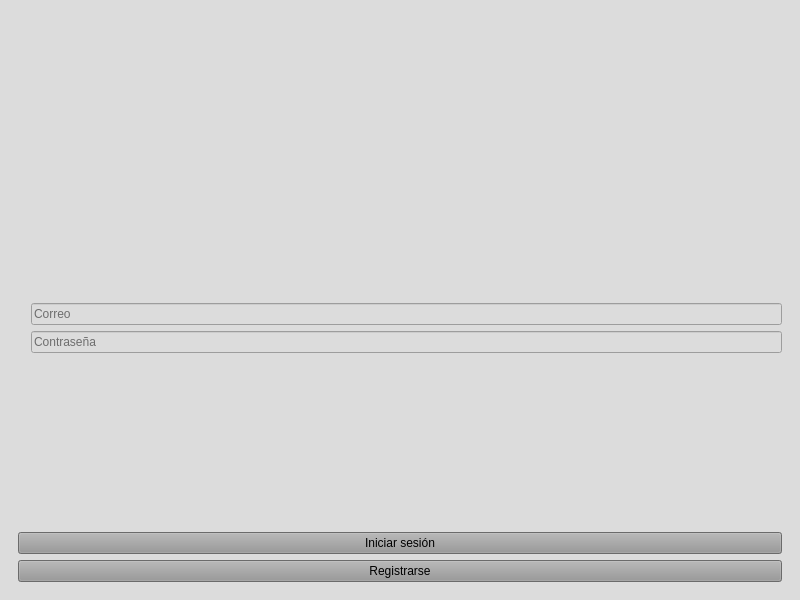
<?xml version="1.0" encoding="UTF-8"?>
<ui version="4.0">
 <class>MainWindow</class>
 <widget class="QMainWindow" name="MainWindow">
  <property name="geometry">
   <rect>
    <x>0</x>
    <y>0</y>
    <width>800</width>
    <height>600</height>
   </rect>
  </property>
  <property name="windowTitle">
   <string>GymSync</string>
  </property>
  <property name="styleSheet">
   <string notr="true">background-color: rgb(220, 220, 220);</string>
  </property>
  <widget class="QWidget" name="centralwidget">
   <layout class="QVBoxLayout" name="verticalLayout">
    <item>
     <widget class="QStackedWidget" name="stackedWidget">
      <property name="currentIndex">
       <number>0</number>
      </property>
      <!-- Login Page -->
      <widget class="QWidget" name="login_page">
       <layout class="QVBoxLayout" name="verticalLayout_2">
        <item>
         <widget class="QLabel" name="logo_label">
          <property name="text">
           <string/>
          </property>
          <property name="pixmap">
           <pixmap>logo.png</pixmap>
          </property>
          <property name="alignment">
           <set>Qt::AlignCenter</set>
          </property>
         </widget>
        </item>
        <item>
         <layout class="QVBoxLayout" name="verticalLayout_3">
          <item>
           <layout class="QHBoxLayout" name="horizontalLayout">
            <item>
             <widget class="QLabel" name="email_icon">
              <property name="maximumSize">
               <size>
                <width>40</width>
                <height>40</height>
               </size>
              </property>
              <property name="text">
               <string/>
              </property>
              <property name="pixmap">
               <pixmap>email_icon.png</pixmap>
              </property>
              <property name="scaledContents">
               <bool>true</bool>
              </property>
             </widget>
            </item>
            <item>
             <widget class="QLineEdit" name="email_input">
              <property name="placeholderText">
               <string>Correo</string>
              </property>
             </widget>
            </item>
           </layout>
          </item>
          <item>
           <layout class="QHBoxLayout" name="horizontalLayout_2">
            <item>
             <widget class="QLabel" name="password_icon">
              <property name="maximumSize">
               <size>
                <width>40</width>
                <height>40</height>
               </size>
              </property>
              <property name="text">
               <string/>
              </property>
              <property name="pixmap">
               <pixmap>password_icon.png</pixmap>
              </property>
              <property name="scaledContents">
               <bool>true</bool>
              </property>
             </widget>
            </item>
            <item>
             <widget class="QLineEdit" name="password_input">
              <property name="echoMode">
               <enum>QLineEdit::Password</enum>
              </property>
              <property name="placeholderText">
               <string>Contraseña</string>
              </property>
             </widget>
            </item>
           </layout>
          </item>
          <item>
           <widget class="QLabel" name="login_error">
            <property name="styleSheet">
             <string notr="true">color: rgb(255, 0, 0);</string>
            </property>
            <property name="text">
             <string/>
            </property>
           </widget>
          </item>
          <item>
           <widget class="QPushButton" name="login_button">
            <property name="styleSheet">
             <string notr="true">background-color: rgb(150, 150, 150);</string>
            </property>
            <property name="text">
             <string>Iniciar sesión</string>
            </property>
           </widget>
          </item>
          <item>
           <widget class="QPushButton" name="register_button">
            <property name="styleSheet">
             <string notr="true">background-color: rgb(150, 150, 150);</string>
            </property>
            <property name="text">
             <string>Registrarse</string>
            </property>
           </widget>
          </item>
         </layout>
        </item>
       </layout>
      </widget>

      <!-- Main Page -->
      <widget class="QWidget" name="main_page">
       <layout class="QVBoxLayout" name="verticalLayout_4">
        <item>
         <widget class="QLabel" name="day_banner">
          <property name="text">
           <string>RUTINA DE ENTRENAMIENTO</string>
          </property>
          <property name="alignment">
           <set>Qt::AlignCenter</set>
          </property>
         </widget>
        </item>
        <item>
         <layout class="QHBoxLayout" name="horizontalLayout_3">
          <item>
           <widget class="QLabel" name="monday_label">
            <property name="styleSheet">
             <string notr="true">background-color: rgb(180, 180, 180);</string>
            </property>
            <property name="text">
             <string>Monday
ARM DAY</string>
            </property>
            <property name="alignment">
             <set>Qt::AlignCenter</set>
            </property>
           </widget>
          </item>
          <item>
           <widget class="QLabel" name="tuesday_label">
            <property name="styleSheet">
             <string notr="true">background-color: rgb(180, 180, 180);</string>
            </property>
            <property name="text">
             <string>Tuesday
PUSH DAY</string>
            </property>
            <property name="alignment">
             <set>Qt::AlignCenter</set>
            </property>
           </widget>
          </item>
          <item>
           <widget class="QLabel" name="wednesday_label">
            <property name="styleSheet">
             <string notr="true">background-color: rgb(180, 180, 180);</string>
            </property>
            <property name="text">
             <string>Wednesday
LEGS DAY</string>
            </property>
            <property name="alignment">
             <set>Qt::AlignCenter</set>
            </property>
           </widget>
          </item>
         </layout>
        </item>
        <item>
         <widget class="QScrollArea" name="exercise_scroll_area">
          <property name="widgetResizable">
           <bool>true</bool>
          </property>
          <widget class="QWidget" name="exercise_container">
           <layout class="QVBoxLayout" name="verticalLayout_5">
            <item>
             <widget class="QLabel" name="exercise1">
              <property name="text">
               <string>EJERCICIO 1</string>
              </property>
             </widget>
            </item>
            <item>
             <widget class="QLabel" name="exercise2">
              <property name="text">
               <string>EJERCICIO 2</string>
              </property>
             </widget>
            </item>
            <item>
             <widget class="QLabel" name="exercise3">
              <property name="text">
               <string>EJERCICIO 3</string>
              </property>
             </widget>
            </item>
            <item>
             <widget class="QLabel" name="exercise4">
              <property name="text">
               <string>EJERCICIO 4</string>
              </property>
             </widget>
            </item>
            <item>
             <widget class="QLabel" name="exercise5">
              <property name="text">
               <string>EJERCICIO 5</string>
              </property>
             </widget>
            </item>
           </layout>
          </widget>
         </widget>
        </item>
        <item>
         <layout class="QHBoxLayout" name="horizontalLayout_4">
          <item>
           <widget class="QPushButton" name="profile_button">
            <property name="styleSheet">
             <string notr="true">background-color: rgb(150, 150, 150);</string>
            </property>
            <property name="text">
             <string>TU PERFIL</string>
            </property>
           </widget>
          </item>
          <item>
           <widget class="QPushButton" name="progress_button">
            <property name="styleSheet">
             <string notr="true">background-color: rgb(150, 150, 150);</string>
            </property>
            <property name="text">
             <string>PROGRESO</string>
            </property>
           </widget>
          </item>
          <item>
           <widget class="QPushButton" name="notifications_button">
            <property name="styleSheet">
             <string notr="true">background-color: rgb(150, 150, 150);</string>
            </property>
            <property name="text">
             <string>NOTIFICACIONES</string>
            </property>
           </widget>
          </item>
         </layout>
        </item>
        <item>
         <widget class="QLabel" name="user_email_label">
          <property name="text">
           <string>user@gmail.com</string>
          </property>
          <property name="alignment">
           <set>Qt::AlignCenter</set>
          </property>
         </widget>
        </item>
       </layout>
      </widget>

      <!-- Profile Page -->
      <widget class="QWidget" name="profile_page">
       <layout class="QVBoxLayout" name="verticalLayout_6">
        <item>
         <widget class="QLabel" name="profile_title">
          <property name="text">
           <string>DATOS PERSONALES</string>
          </property>
          <property name="alignment">
           <set>Qt::AlignCenter</set>
          </property>
         </widget>
        </item>
        <item>
         <layout class="QFormLayout" name="formLayout">
          <item row="0" column="0">
           <widget class="QLabel" name="name_label">
            <property name="text">
             <string>Nombre y apellidos</string>
            </property>
           </widget>
          </item>
          <item row="0" column="1">
           <widget class="QLineEdit" name="name_input"/>
          </item>
          <item row="1" column="0">
           <widget class="QLabel" name="profile_email_label">
            <property name="text">
             <string>Correo</string>
            </property>
           </widget>
          </item>
          <item row="1" column="1">
           <widget class="QLineEdit" name="profile_email_input"/>
          </item>
          <item row="2" column="0">
           <widget class="QLabel" name="profile_password_label">
            <property name="text">
             <string>Contraseña</string>
            </property>
           </widget>
          </item>
          <item row="2" column="1">
           <widget class="QLineEdit" name="profile_password_input">
            <property name="echoMode">
             <enum>QLineEdit::Password</enum>
            </property>
           </widget>
          </item>
          <item row="3" column="0">
           <widget class="QLabel" name="confirm_password_label">
            <property name="text">
             <string>Confirmar contraseña</string>
            </property>
           </widget>
          </item>
          <item row="3" column="1">
           <widget class="QLineEdit" name="confirm_password_input">
            <property name="echoMode">
             <enum>QLineEdit::Password</enum>
            </property>
           </widget>
          </item>
          <item row="4" column="0">
           <widget class="QLabel" name="phone_label">
            <property name="text">
             <string>Número de teléfono</string>
            </property>
           </widget>
          </item>
          <item row="4" column="1">
           <widget class="QLineEdit" name="phone_input"/>
          </item>
          <item row="5" column="0">
           <widget class="QLabel" name="age_label">
            <property name="text">
             <string>Edad</string>
            </property>
           </widget>
          </item>
          <item row="5" column="1">
           <widget class="QLineEdit" name="age_input"/>
          </item>
          <item row="6" column="0">
           <widget class="QLabel" name="gender_label">
            <property name="text">
             <string>Género</string>
            </property>
           </widget>
          </item>
          <item row="6" column="1">
           <widget class="QComboBox" name="gender_combo">
            <item>
             <property name="text">
              <string>Masculino</string>
             </property>
            </item>
            <item>
             <property name="text">
              <string>Femenino</string>
             </property>
            </item>
            <item>
             <property name="text">
              <string>Otro</string>
             </property>
            </item>
           </widget>
          </item>
          <item row="7" column="0">
           <widget class="QLabel" name="weight_label">
            <property name="text">
             <string>Peso (kg)</string>
            </property>
           </widget>
          </item>
          <item row="7" column="1">
           <widget class="QLineEdit" name="weight_input"/>
          </item>
          <item row="8" column="0">
           <widget class="QLabel" name="height_label">
            <property name="text">
             <string>Altura (cm)</string>
            </property>
           </widget>
          </item>
          <item row="8" column="1">
           <widget class="QLineEdit" name="height_input"/>
          </item>
         </layout>
        </item>
        <item>
         <widget class="QLabel" name="objective_label">
          <property name="text">
           <string>OBJETIVO</string>
          </property>
          <property name="alignment">
           <set>Qt::AlignCenter</set>
          </property>
         </widget>
        </item>
        <item>
         <widget class="QComboBox" name="objective_combo">
          <item>
           <property name="text">
            <string>Perder peso</string>
           </property>
          </item>
          <item>
           <property name="text">
            <string>Ganar masa muscular</string>
           </property>
          </item>
          <item>
           <property name="text">
            <string>Mantenimiento</string>
           </property>
          </item>
         </widget>
        </item>
        <item>
         <widget class="QLabel" name="availability_label">
          <property name="text">
           <string>DISPONIBILIDAD DE HORARIO</string>
          </property>
          <property name="alignment">
           <set>Qt::AlignCenter</set>
          </property>
         </widget>
        </item>
        <item>
         <widget class="QComboBox" name="availability_combo">
          <item>
           <property name="text">
            <string>Mañana</string>
           </property>
          </item>
          <item>
           <property name="text">
            <string>Tarde</string>
           </property>
          </item>
          <item>
           <property name="text">
            <string>Noche</string>
           </property>
          </item>
         </widget>
        </item>
        <item>
         <widget class="QLabel" name="lifestyle_label">
          <property name="text">
           <string>ESTILO DE VIDA</string>
          </property>
          <property name="alignment">
           <set>Qt::AlignCenter</set>
          </property>
         </widget>
        </item>
        <item>
         <widget class="QComboBox" name="lifestyle_combo">
          <item>
           <property name="text">
            <string>Sedentario</string>
           </property>
          </item>
          <item>
           <property name="text">
            <string>Moderadamente activo</string>
           </property>
          </item>
          <item>
           <property name="text">
            <string>Muy activo</string>
           </property>
          </item>
         </widget>
        </item>
        <item>
         <layout class="QHBoxLayout" name="horizontalLayout_5">
          <item>
           <widget class="QPushButton" name="save_profile_button">
            <property name="styleSheet">
             <string notr="true">background-color: rgb(150, 150, 150);</string>
            </property>
            <property name="text">
             <string>GUARDAR</string>
            </property>
           </widget>
          </item>
          <item>
           <widget class="QPushButton" name="cancel_profile_button">
            <property name="styleSheet">
             <string notr="true">background-color: rgb(150, 150, 150);</string>
            </property>
            <property name="text">
             <string>SALIR SIN GUARDAR</string>
            </property>
           </widget>
          </item>
         </layout>
        </item>
       </layout>
      </widget>

      <!-- Register Page -->
      <widget class="QWidget" name="register_page">
       <layout class="QVBoxLayout" name="verticalLayout_7">
        <item>
         <widget class="QLabel" name="register_title">
          <property name="text">
           <string>DATOS PERSONALES</string>
          </property>
          <property name="alignment">
           <set>Qt::AlignCenter</set>
          </property>
         </widget>
        </item>
        <item>
         <layout class="QFormLayout" name="formLayout_2">
          <item row="0" column="0">
           <widget class="QLabel" name="reg_name_label">
            <property name="text">
             <string>Nombre y apellidos</string>
            </property>
           </widget>
          </item>
          <item row="0" column="1">
           <widget class="QLineEdit" name="reg_name_input"/>
          </item>
          <item row="1" column="0">
           <widget class="QLabel" name="reg_email_label">
            <property name="text">
             <string>Correo</string>
            </property>
           </widget>
          </item>
          <item row="1" column="1">
           <widget class="QLineEdit" name="reg_email_input"/>
          </item>
          <item row="2" column="0">
           <widget class="QLabel" name="reg_password_label">
            <property name="text">
             <string>Contraseña</string>
            </property>
           </widget>
          </item>
          <item row="2" column="1">
           <widget class="QLineEdit" name="reg_password_input">
            <property name="echoMode">
             <enum>QLineEdit::Password</enum>
            </property>
           </widget>
          </item>
          <item row="3" column="0">
           <widget class="QLabel" name="reg_confirm_password_label">
            <property name="text">
             <string>Confirmar contraseña</string>
            </property>
           </widget>
          </item>
          <item row="3" column="1">
           <widget class="QLineEdit" name="reg_confirm_password_input">
            <property name="echoMode">
             <enum>QLineEdit::Password</enum>
            </property>
           </widget>
          </item>
         </layout>
        </item>
        <item>
         <widget class="QLabel" name="objective_label_2">
          <property name="text">
           <string>OBJETIVO</string>
          </property>
          <property name="alignment">
           <set>Qt::AlignCenter</set>
          </property>
         </widget>
        </item>
        <item>
         <widget class="QComboBox" name="reg_objective_combo">
          <item>
           <property name="text">
            <string>Perder peso</string>
           </property>
          </item>
          <item>
           <property name="text">
            <string>Ganar masa muscular</string>
           </property>
          </item>
          <item>
           <property name="text">
            <string>Mantenimiento</string>
           </property>
          </item>
         </widget>
        </item>
        <item>
         <widget class="QLabel" name="availability_label_2">
          <property name="text">
           <string>DISPONIBILIDAD DE HORARIO</string>
          </property>
          <property name="alignment">
           <set>Qt::AlignCenter</set>
          </property>
         </widget>
        </item>
        <item>
         <widget class="QComboBox" name="reg_availability_combo">
          <item>
           <property name="text">
            <string>Mañana</string>
           </property>
          </item>
          <item>
           <property name="text">
            <string>Tarde</string>
           </property>
          </item>
          <item>
           <property name="text">
            <string>Noche</string>
           </property>
          </item>
         </widget>
        </item>
        <item>
         <widget class="QPushButton" name="save_register_button">
          <property name="styleSheet">
           <string notr="true">background-color: rgb(150, 150, 150);</string>
          </property>
          <property name="text">
           <string>GUARDAR</string>
          </property>
         </widget>
        </item>
       </layout>
      </widget>

      <!-- Progress Page -->
      <widget class="QWidget" name="progress_page">
       <layout class="QVBoxLayout" name="verticalLayout_8">
        <item>
         <widget class="QLabel" name="progress_title">
          <property name="text">
           <string>PROGRESO PERSONAL</string>
          </property>
          <property name="alignment">
           <set>Qt::AlignCenter</set>
          </property>
         </widget>
        </item>
        <item>
         <widget class="QTabWidget" name="progress_tabs">
          <property name="currentIndex">
           <number>0</number>
          </property>
          <widget class="QWidget" name="weekly_tab">
           <attribute name="title">
            <string>Progreso semanal</string>
           </attribute>
           <layout class="QVBoxLayout" name="verticalLayout_9">
            <item>
             <widget class="QLabel" name="weekly_chart_placeholder">
              <property name="minimumSize">
               <size>
                <width>0</width>
                <height>200</height>
               </size>
              </property>
              <property name="styleSheet">
               <string notr="true">background-color: rgb(255, 255, 255);</string>
              </property>
              <property name="text">
               <string>Gráfico de progreso semanal</string>
              </property>
              <property name="alignment">
               <set>Qt::AlignCenter</set>
              </property>
             </widget>
            </item>
            <item>
             <widget class="QTableWidget" name="attendance_table">
              <property name="rowCount">
               <number>4</number>
              </property>
              <property name="columnCount">
               <number>7</number>
              </property>
              <row/>
              <row/>
              <row/>
              <row/>
              <column>
               <property name="text">
                <string>Lun</string>
               </property>
              </column>
              <column>
               <property name="text">
                <string>Mar</string>
               </property>
              </column>
              <column>
               <property name="text">
                <string>Mié</string>
               </property>
              </column>
              <column>
               <property name="text">
                <string>Jue</string>
               </property>
              </column>
              <column>
               <property name="text">
                <string>Vie</string>
               </property>
              </column>
              <column>
               <property name="text">
                <string>Sáb</string>
               </property>
              </column>
              <column>
               <property name="text">
                <string>Dom</string>
               </property>
              </column>
             </widget>
            </item>
           </layout>
          </widget>
          <widget class="QWidget" name="monthly_tab">
           <attribute name="title">
            <string>Progreso diario</string>
           </attribute>
           <layout class="QVBoxLayout" name="verticalLayout_10">
            <item>
             <widget class="QLabel" name="monthly_chart_placeholder">
              <property name="minimumSize">
               <size>
                <width>0</width>
                <height>300</height>
               </size>
              </property>
              <property name="styleSheet">
               <string notr="true">background-color: rgb(255, 255, 255);</string>
              </property>
              <property name="text">
               <string>Gráfico de progreso diario</string>
              </property>
              <property name="alignment">
               <set>Qt::AlignCenter</set>
              </property>
             </widget>
            </item>
           </layout>
          </widget>
         </widget>
        </item>
        <item>
         <layout class="QHBoxLayout" name="horizontalLayout_6">
          <item>
           <widget class="QLabel" name="metric1_label">
            <property name="text">
             <string>Tiempo de actividad</string>
            </property>
            <property name="alignment">
             <set>Qt::AlignCenter</set>
            </property>
           </widget>
          </item>
          <item>
           <widget class="QLabel" name="metric2_label">
            <property name="styleSheet">
             <string notr="true">color: rgb(255, 0, 0);</string>
            </property>
            <property name="text">
             <string>Kcal</string>
            </property>
            <property name="alignment">
             <set>Qt::AlignCenter</set>
            </property>
           </widget>
          </item>
         </layout>
        </item>
        <item>
         <widget class="QPushButton" name="back_to_main_button">
          <property name="styleSheet">
           <string notr="true">background-color: rgb(150, 150, 150);</string>
          </property>
          <property name="text">
           <string>VOLVER</string>
          </property>
         </widget>
        </item>
       </layout>
      </widget>
     </widget>
    </item>
   </layout>
  </widget>
 </widget>
 <resources/>
 <connections/>
</ui>
